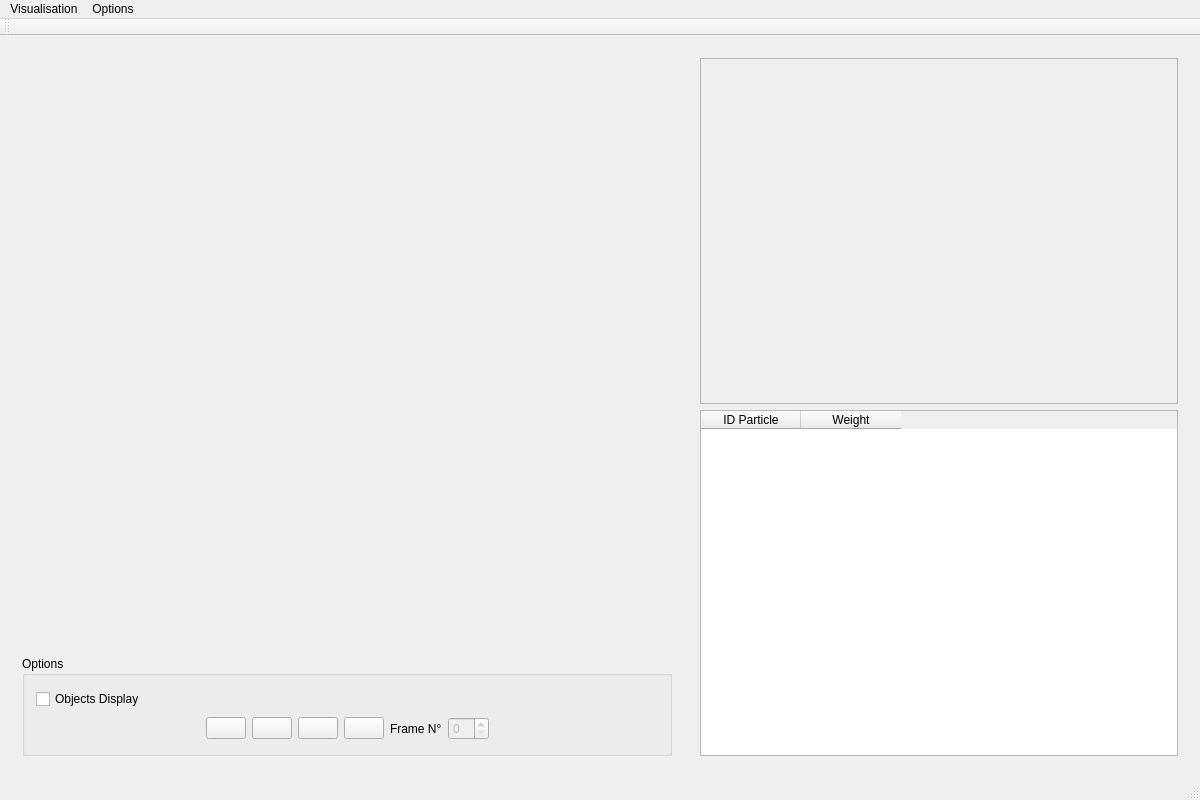
<?xml version="1.0" encoding="UTF-8"?>
<ui version="4.0">
 <class>MainWindow</class>
 <widget class="QMainWindow" name="MainWindow">
  <property name="geometry">
   <rect>
    <x>0</x>
    <y>0</y>
    <width>1200</width>
    <height>800</height>
   </rect>
  </property>
  <property name="minimumSize">
   <size>
    <width>1200</width>
    <height>800</height>
   </size>
  </property>
  <property name="windowTitle">
   <string>A.T.A.S. (Algorithm Tracking Analysis Software)</string>
  </property>
  <property name="windowIcon">
   <iconset resource="../resources.qrc">
    <normaloff>:/logo/logo</normaloff>:/logo/logo</iconset>
  </property>
  <property name="animated">
   <bool>false</bool>
  </property>
  <widget class="QWidget" name="centralWidget">
   <property name="autoFillBackground">
    <bool>false</bool>
   </property>
   <layout class="QHBoxLayout" name="horizontalLayout_2">
    <item>
     <widget class="QWidget" name="widget" native="true">
      <property name="minimumSize">
       <size>
        <width>400</width>
        <height>0</height>
       </size>
      </property>
      <layout class="QVBoxLayout" name="verticalLayout_4">
       <item>
        <widget class="QLabel" name="viewer">
         <property name="minimumSize">
          <size>
           <width>0</width>
           <height>0</height>
          </size>
         </property>
         <property name="palette">
          <palette>
           <active>
            <colorrole role="WindowText">
             <brush brushstyle="SolidPattern">
              <color alpha="255">
               <red>255</red>
               <green>255</green>
               <blue>255</blue>
              </color>
             </brush>
            </colorrole>
            <colorrole role="Button">
             <brush brushstyle="SolidPattern">
              <color alpha="255">
               <red>0</red>
               <green>0</green>
               <blue>0</blue>
              </color>
             </brush>
            </colorrole>
            <colorrole role="Light">
             <brush brushstyle="SolidPattern">
              <color alpha="255">
               <red>0</red>
               <green>0</green>
               <blue>0</blue>
              </color>
             </brush>
            </colorrole>
            <colorrole role="Midlight">
             <brush brushstyle="SolidPattern">
              <color alpha="255">
               <red>0</red>
               <green>0</green>
               <blue>0</blue>
              </color>
             </brush>
            </colorrole>
            <colorrole role="Dark">
             <brush brushstyle="SolidPattern">
              <color alpha="255">
               <red>0</red>
               <green>0</green>
               <blue>0</blue>
              </color>
             </brush>
            </colorrole>
            <colorrole role="Mid">
             <brush brushstyle="SolidPattern">
              <color alpha="255">
               <red>0</red>
               <green>0</green>
               <blue>0</blue>
              </color>
             </brush>
            </colorrole>
            <colorrole role="Text">
             <brush brushstyle="SolidPattern">
              <color alpha="255">
               <red>255</red>
               <green>255</green>
               <blue>255</blue>
              </color>
             </brush>
            </colorrole>
            <colorrole role="BrightText">
             <brush brushstyle="SolidPattern">
              <color alpha="255">
               <red>255</red>
               <green>255</green>
               <blue>255</blue>
              </color>
             </brush>
            </colorrole>
            <colorrole role="ButtonText">
             <brush brushstyle="SolidPattern">
              <color alpha="255">
               <red>255</red>
               <green>255</green>
               <blue>255</blue>
              </color>
             </brush>
            </colorrole>
            <colorrole role="Base">
             <brush brushstyle="SolidPattern">
              <color alpha="255">
               <red>0</red>
               <green>0</green>
               <blue>0</blue>
              </color>
             </brush>
            </colorrole>
            <colorrole role="Window">
             <brush brushstyle="SolidPattern">
              <color alpha="255">
               <red>0</red>
               <green>0</green>
               <blue>0</blue>
              </color>
             </brush>
            </colorrole>
            <colorrole role="Shadow">
             <brush brushstyle="SolidPattern">
              <color alpha="255">
               <red>0</red>
               <green>0</green>
               <blue>0</blue>
              </color>
             </brush>
            </colorrole>
            <colorrole role="AlternateBase">
             <brush brushstyle="SolidPattern">
              <color alpha="255">
               <red>0</red>
               <green>0</green>
               <blue>0</blue>
              </color>
             </brush>
            </colorrole>
            <colorrole role="ToolTipBase">
             <brush brushstyle="SolidPattern">
              <color alpha="255">
               <red>255</red>
               <green>255</green>
               <blue>220</blue>
              </color>
             </brush>
            </colorrole>
            <colorrole role="ToolTipText">
             <brush brushstyle="SolidPattern">
              <color alpha="255">
               <red>0</red>
               <green>0</green>
               <blue>0</blue>
              </color>
             </brush>
            </colorrole>
           </active>
           <inactive>
            <colorrole role="WindowText">
             <brush brushstyle="SolidPattern">
              <color alpha="255">
               <red>255</red>
               <green>255</green>
               <blue>255</blue>
              </color>
             </brush>
            </colorrole>
            <colorrole role="Button">
             <brush brushstyle="SolidPattern">
              <color alpha="255">
               <red>0</red>
               <green>0</green>
               <blue>0</blue>
              </color>
             </brush>
            </colorrole>
            <colorrole role="Light">
             <brush brushstyle="SolidPattern">
              <color alpha="255">
               <red>0</red>
               <green>0</green>
               <blue>0</blue>
              </color>
             </brush>
            </colorrole>
            <colorrole role="Midlight">
             <brush brushstyle="SolidPattern">
              <color alpha="255">
               <red>0</red>
               <green>0</green>
               <blue>0</blue>
              </color>
             </brush>
            </colorrole>
            <colorrole role="Dark">
             <brush brushstyle="SolidPattern">
              <color alpha="255">
               <red>0</red>
               <green>0</green>
               <blue>0</blue>
              </color>
             </brush>
            </colorrole>
            <colorrole role="Mid">
             <brush brushstyle="SolidPattern">
              <color alpha="255">
               <red>0</red>
               <green>0</green>
               <blue>0</blue>
              </color>
             </brush>
            </colorrole>
            <colorrole role="Text">
             <brush brushstyle="SolidPattern">
              <color alpha="255">
               <red>255</red>
               <green>255</green>
               <blue>255</blue>
              </color>
             </brush>
            </colorrole>
            <colorrole role="BrightText">
             <brush brushstyle="SolidPattern">
              <color alpha="255">
               <red>255</red>
               <green>255</green>
               <blue>255</blue>
              </color>
             </brush>
            </colorrole>
            <colorrole role="ButtonText">
             <brush brushstyle="SolidPattern">
              <color alpha="255">
               <red>255</red>
               <green>255</green>
               <blue>255</blue>
              </color>
             </brush>
            </colorrole>
            <colorrole role="Base">
             <brush brushstyle="SolidPattern">
              <color alpha="255">
               <red>0</red>
               <green>0</green>
               <blue>0</blue>
              </color>
             </brush>
            </colorrole>
            <colorrole role="Window">
             <brush brushstyle="SolidPattern">
              <color alpha="255">
               <red>0</red>
               <green>0</green>
               <blue>0</blue>
              </color>
             </brush>
            </colorrole>
            <colorrole role="Shadow">
             <brush brushstyle="SolidPattern">
              <color alpha="255">
               <red>0</red>
               <green>0</green>
               <blue>0</blue>
              </color>
             </brush>
            </colorrole>
            <colorrole role="AlternateBase">
             <brush brushstyle="SolidPattern">
              <color alpha="255">
               <red>0</red>
               <green>0</green>
               <blue>0</blue>
              </color>
             </brush>
            </colorrole>
            <colorrole role="ToolTipBase">
             <brush brushstyle="SolidPattern">
              <color alpha="255">
               <red>255</red>
               <green>255</green>
               <blue>220</blue>
              </color>
             </brush>
            </colorrole>
            <colorrole role="ToolTipText">
             <brush brushstyle="SolidPattern">
              <color alpha="255">
               <red>0</red>
               <green>0</green>
               <blue>0</blue>
              </color>
             </brush>
            </colorrole>
           </inactive>
           <disabled>
            <colorrole role="WindowText">
             <brush brushstyle="SolidPattern">
              <color alpha="255">
               <red>0</red>
               <green>0</green>
               <blue>0</blue>
              </color>
             </brush>
            </colorrole>
            <colorrole role="Button">
             <brush brushstyle="SolidPattern">
              <color alpha="255">
               <red>0</red>
               <green>0</green>
               <blue>0</blue>
              </color>
             </brush>
            </colorrole>
            <colorrole role="Light">
             <brush brushstyle="SolidPattern">
              <color alpha="255">
               <red>0</red>
               <green>0</green>
               <blue>0</blue>
              </color>
             </brush>
            </colorrole>
            <colorrole role="Midlight">
             <brush brushstyle="SolidPattern">
              <color alpha="255">
               <red>0</red>
               <green>0</green>
               <blue>0</blue>
              </color>
             </brush>
            </colorrole>
            <colorrole role="Dark">
             <brush brushstyle="SolidPattern">
              <color alpha="255">
               <red>0</red>
               <green>0</green>
               <blue>0</blue>
              </color>
             </brush>
            </colorrole>
            <colorrole role="Mid">
             <brush brushstyle="SolidPattern">
              <color alpha="255">
               <red>0</red>
               <green>0</green>
               <blue>0</blue>
              </color>
             </brush>
            </colorrole>
            <colorrole role="Text">
             <brush brushstyle="SolidPattern">
              <color alpha="255">
               <red>0</red>
               <green>0</green>
               <blue>0</blue>
              </color>
             </brush>
            </colorrole>
            <colorrole role="BrightText">
             <brush brushstyle="SolidPattern">
              <color alpha="255">
               <red>255</red>
               <green>255</green>
               <blue>255</blue>
              </color>
             </brush>
            </colorrole>
            <colorrole role="ButtonText">
             <brush brushstyle="SolidPattern">
              <color alpha="255">
               <red>0</red>
               <green>0</green>
               <blue>0</blue>
              </color>
             </brush>
            </colorrole>
            <colorrole role="Base">
             <brush brushstyle="SolidPattern">
              <color alpha="255">
               <red>0</red>
               <green>0</green>
               <blue>0</blue>
              </color>
             </brush>
            </colorrole>
            <colorrole role="Window">
             <brush brushstyle="SolidPattern">
              <color alpha="255">
               <red>0</red>
               <green>0</green>
               <blue>0</blue>
              </color>
             </brush>
            </colorrole>
            <colorrole role="Shadow">
             <brush brushstyle="SolidPattern">
              <color alpha="255">
               <red>0</red>
               <green>0</green>
               <blue>0</blue>
              </color>
             </brush>
            </colorrole>
            <colorrole role="AlternateBase">
             <brush brushstyle="SolidPattern">
              <color alpha="255">
               <red>0</red>
               <green>0</green>
               <blue>0</blue>
              </color>
             </brush>
            </colorrole>
            <colorrole role="ToolTipBase">
             <brush brushstyle="SolidPattern">
              <color alpha="255">
               <red>255</red>
               <green>255</green>
               <blue>220</blue>
              </color>
             </brush>
            </colorrole>
            <colorrole role="ToolTipText">
             <brush brushstyle="SolidPattern">
              <color alpha="255">
               <red>0</red>
               <green>0</green>
               <blue>0</blue>
              </color>
             </brush>
            </colorrole>
           </disabled>
          </palette>
         </property>
         <property name="autoFillBackground">
          <bool>false</bool>
         </property>
         <property name="text">
          <string/>
         </property>
        </widget>
       </item>
       <item>
        <widget class="QGroupBox" name="groupBox">
         <property name="maximumSize">
          <size>
           <width>16777215</width>
           <height>100</height>
          </size>
         </property>
         <property name="title">
          <string>Options</string>
         </property>
         <layout class="QVBoxLayout" name="verticalLayout_3">
          <item>
           <widget class="QCheckBox" name="objectsDisplayBox">
            <property name="text">
             <string>Objects Display</string>
            </property>
           </widget>
          </item>
          <item>
           <layout class="QHBoxLayout" name="horizontalLayout">
            <item>
             <spacer name="horizontalSpacer">
              <property name="orientation">
               <enum>Qt::Horizontal</enum>
              </property>
              <property name="sizeHint" stdset="0">
               <size>
                <width>40</width>
                <height>20</height>
               </size>
              </property>
             </spacer>
            </item>
            <item>
             <widget class="QPushButton" name="boutonRevenirDebut">
              <property name="text">
               <string/>
              </property>
              <property name="icon">
               <iconset resource="../resources.qrc">
                <normaloff>:/logo/backward</normaloff>:/logo/backward</iconset>
              </property>
              <property name="iconSize">
               <size>
                <width>30</width>
                <height>30</height>
               </size>
              </property>
             </widget>
            </item>
            <item>
             <widget class="QPushButton" name="previousButton">
              <property name="text">
               <string/>
              </property>
              <property name="icon">
               <iconset resource="../resources.qrc">
                <normaloff>:/logo/previous</normaloff>:/logo/previous</iconset>
              </property>
              <property name="iconSize">
               <size>
                <width>30</width>
                <height>30</height>
               </size>
              </property>
             </widget>
            </item>
            <item>
             <widget class="QPushButton" name="playButton">
              <property name="text">
               <string/>
              </property>
              <property name="icon">
               <iconset resource="../resources.qrc">
                <normaloff>:/logo/play</normaloff>:/logo/play</iconset>
              </property>
              <property name="iconSize">
               <size>
                <width>30</width>
                <height>30</height>
               </size>
              </property>
             </widget>
            </item>
            <item>
             <widget class="QPushButton" name="nextButton">
              <property name="text">
               <string/>
              </property>
              <property name="icon">
               <iconset resource="../resources.qrc">
                <normaloff>:/logo/next</normaloff>:/logo/next</iconset>
              </property>
              <property name="iconSize">
               <size>
                <width>30</width>
                <height>30</height>
               </size>
              </property>
             </widget>
            </item>
            <item>
             <widget class="QLabel" name="frameNumberLabel">
              <property name="text">
               <string>Frame N°</string>
              </property>
             </widget>
            </item>
            <item>
             <widget class="QSpinBox" name="spinBoxFrame">
              <property name="enabled">
               <bool>false</bool>
              </property>
              <property name="maximum">
               <number>99</number>
              </property>
             </widget>
            </item>
            <item>
             <spacer name="horizontalSpacer_2">
              <property name="orientation">
               <enum>Qt::Horizontal</enum>
              </property>
              <property name="sizeHint" stdset="0">
               <size>
                <width>40</width>
                <height>20</height>
               </size>
              </property>
             </spacer>
            </item>
           </layout>
          </item>
         </layout>
        </widget>
       </item>
      </layout>
     </widget>
    </item>
    <item>
     <widget class="QWidget" name="widget_2" native="true">
      <property name="maximumSize">
       <size>
        <width>500</width>
        <height>16777215</height>
       </size>
      </property>
      <layout class="QVBoxLayout" name="verticalLayout_5">
       <item>
        <widget class="QScrollArea" name="scrollArea">
         <property name="widgetResizable">
          <bool>true</bool>
         </property>
         <widget class="QWidget" name="scrollAreaWidgetContents">
          <property name="geometry">
           <rect>
            <x>0</x>
            <y>0</y>
            <width>480</width>
            <height>351</height>
           </rect>
          </property>
         </widget>
        </widget>
       </item>
       <item>
        <widget class="QTableWidget" name="tableParticle">
         <property name="selectionMode">
          <enum>QAbstractItemView::MultiSelection</enum>
         </property>
         <property name="selectionBehavior">
          <enum>QAbstractItemView::SelectRows</enum>
         </property>
         <property name="showGrid">
          <bool>false</bool>
         </property>
         <attribute name="verticalHeaderVisible">
          <bool>false</bool>
         </attribute>
         <attribute name="verticalHeaderShowSortIndicator" stdset="0">
          <bool>true</bool>
         </attribute>
         <column>
          <property name="text">
           <string>ID Particle</string>
          </property>
         </column>
         <column>
          <property name="text">
           <string>Weight</string>
          </property>
         </column>
        </widget>
       </item>
      </layout>
     </widget>
    </item>
   </layout>
  </widget>
  <widget class="QToolBar" name="mainToolBar">
   <attribute name="toolBarArea">
    <enum>TopToolBarArea</enum>
   </attribute>
   <attribute name="toolBarBreak">
    <bool>false</bool>
   </attribute>
  </widget>
  <widget class="QMenuBar" name="menuBar">
   <property name="geometry">
    <rect>
     <x>0</x>
     <y>0</y>
     <width>1200</width>
     <height>21</height>
    </rect>
   </property>
   <widget class="QMenu" name="menuVisualisation">
    <property name="enabled">
     <bool>true</bool>
    </property>
    <property name="title">
     <string>Visualisation</string>
    </property>
    <addaction name="action_openVideo"/>
    <addaction name="action_openAlgorithm"/>
   </widget>
   <widget class="QMenu" name="menuHelp">
    <property name="title">
     <string>Options</string>
    </property>
    <addaction name="action_help"/>
   </widget>
   <addaction name="menuVisualisation"/>
   <addaction name="menuHelp"/>
  </widget>
  <widget class="QStatusBar" name="statusBar"/>
  <action name="action_openVideo">
   <property name="text">
    <string>Open a video</string>
   </property>
   <property name="toolTip">
    <string>Open a video</string>
   </property>
  </action>
  <action name="action_openAlgorithm">
   <property name="text">
    <string>Open an algorithm</string>
   </property>
   <property name="toolTip">
    <string>Open an algorithm</string>
   </property>
  </action>
  <action name="action_help">
   <property name="text">
    <string>View Help</string>
   </property>
  </action>
 </widget>
 <layoutdefault spacing="6" margin="11"/>
 <resources>
  <include location="../resources.qrc"/>
 </resources>
 <connections/>
</ui>
